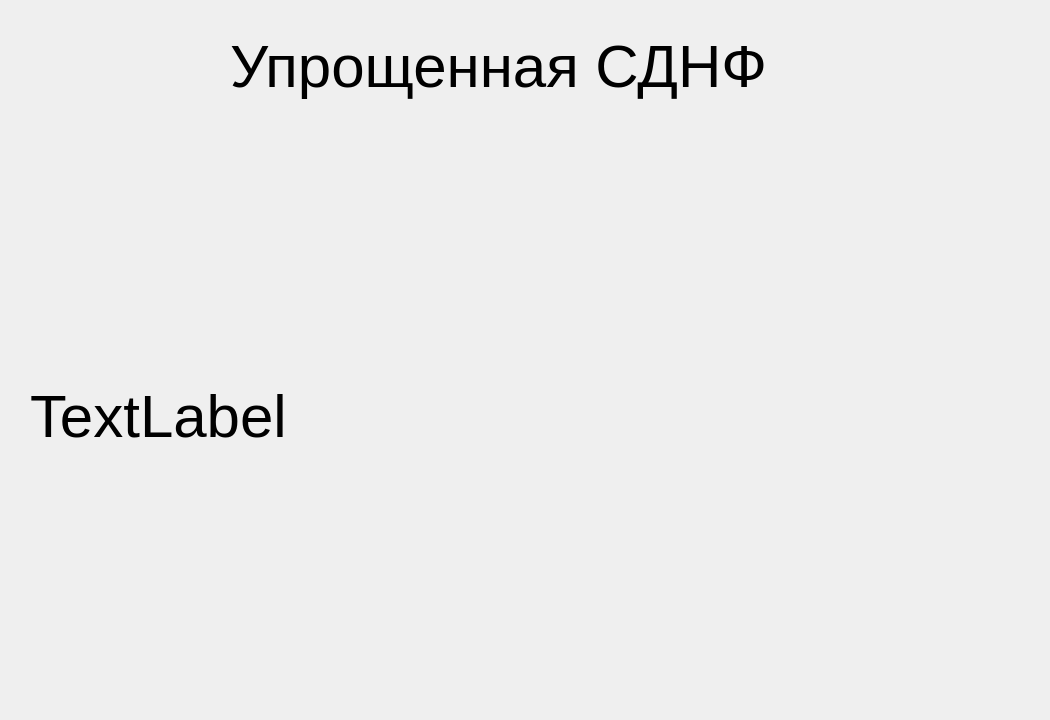
<?xml version="1.0" encoding="UTF-8"?>
<ui version="4.0">
 <class>taskwindow4</class>
 <widget class="QDialog" name="taskwindow4">
  <property name="geometry">
   <rect>
    <x>0</x>
    <y>0</y>
    <width>1050</width>
    <height>720</height>
   </rect>
  </property>
  <property name="windowTitle">
   <string>Dialog</string>
  </property>
  <widget class="QLabel" name="label">
   <property name="geometry">
    <rect>
     <x>30</x>
     <y>110</y>
     <width>1011</width>
     <height>611</height>
    </rect>
   </property>
   <property name="font">
    <font>
     <pointsize>45</pointsize>
    </font>
   </property>
   <property name="text">
    <string>TextLabel</string>
   </property>
   <property name="wordWrap">
    <bool>true</bool>
   </property>
  </widget>
  <widget class="QLabel" name="label_2">
   <property name="geometry">
    <rect>
     <x>230</x>
     <y>20</y>
     <width>601</width>
     <height>91</height>
    </rect>
   </property>
   <property name="font">
    <font>
     <pointsize>45</pointsize>
    </font>
   </property>
   <property name="text">
    <string>Упрощенная СДНФ</string>
   </property>
  </widget>
 </widget>
 <resources/>
 <connections/>
</ui>
